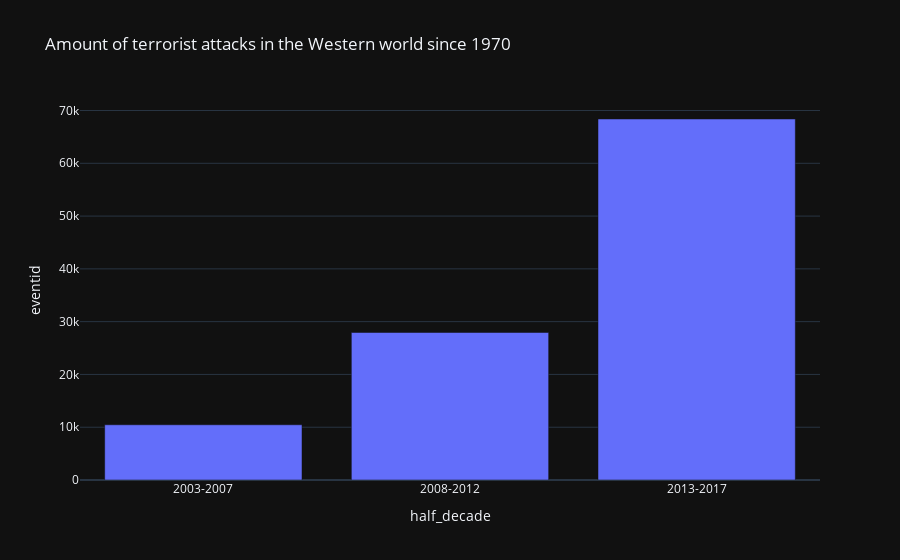

Notebook code for this chart:
### Markdown cell above
### Grafiek 1:

### Code cell
y = df.copy()
y_western = y[y['world_txt']=='Western World']
y_western_recent = y[y['iyear']>=2003]
#de functie get_decade gebruiken we hier om de jaren te groeperen in blokken van 5 jaar
def get_decade(year):
    if year <= 2007:
        return '2003-2007'
    elif year < 2013:
        return '2008-2012'
    else:
        return '2013-2017'
#we maken een nieuwe kolom met de gegroepeerde jaren
y_western_recent['half_decade'] = y_western_recent['iyear'].apply(get_decade)
y_western_agg = y_western_recent.groupby('half_decade').count()
y_western_agg.reset_index(inplace=True)
#een bar plot maken aan de hand van onze nieuwe kolom 'half_decade'
bar = px.bar(y_western_agg, x='half_decade', y='eventid', title="Amount of terrorist attacks in the Western world since 1970")
bar.update_layout(template = 'plotly_dark')
bar.show()

### Figure 1 — Plotly figure (JSON) as saved in the notebook; plotly's stock layout.template omitted (floating-point values rounded to 4 significant figures)
{"data": [{"alignmentgroup": "True", "hovertemplate": "half_decade=%{x}<br>eventid=%{y}<extra></extra>", "legendgroup": "", "marker": {"color": "#636efa"}, "name": "", "offsetgroup": "", "orientation": "v", "showlegend": false, "textposition": "auto", "type": "bar", "x": ["2003-2007", "2008-2012", "2013-2017"], "xaxis": "x", "y": [10461, 27950, 68391], "yaxis": "y"}], "layout": {"barmode": "relative", "legend": {"tracegroupgap": 0}, "title": {"text": "Amount of terrorist attacks in the Western world since 1970"}, "xaxis": {"anchor": "y", "domain": [0, 1], "title": {"text": "half_decade"}}, "yaxis": {"anchor": "x", "domain": [0, 1], "title": {"text": "eventid"}}}}
